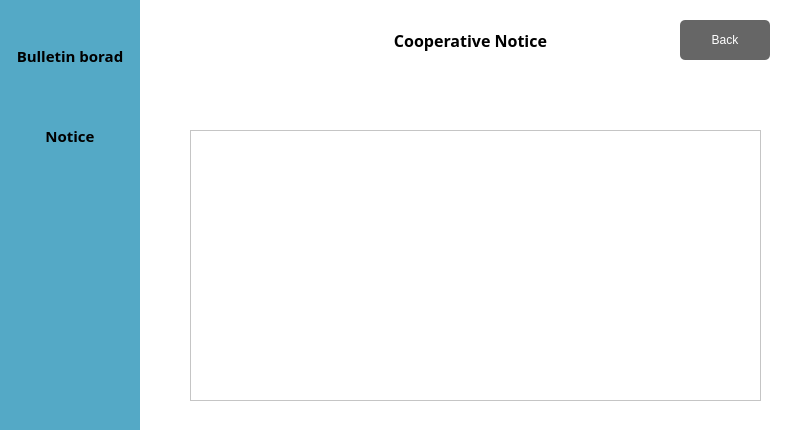
<?xml version="1.0" encoding="UTF-8"?>
<ui version="4.0">
 <class>Form</class>
 <widget class="QWidget" name="Form">
  <property name="geometry">
   <rect>
    <x>0</x>
    <y>0</y>
    <width>800</width>
    <height>430</height>
   </rect>
  </property>
  <property name="windowTitle">
   <string>Form</string>
  </property>
  <property name="styleSheet">
   <string notr="true">background-color:rgba(255, 255, 255, 255);</string>
  </property>
  <widget class="QPushButton" name="btn_notice">
   <property name="geometry">
    <rect>
     <x>0</x>
     <y>110</y>
     <width>140</width>
     <height>51</height>
    </rect>
   </property>
   <property name="font">
    <font>
     <family>맑은 고딕</family>
     <pointsize>11</pointsize>
     <weight>75</weight>
     <bold>true</bold>
    </font>
   </property>
   <property name="styleSheet">
    <string notr="true">QPushButton#btn_notice{
	background-color: rgba(255, 255, 255, 0);
	border-radius:5px;
}

QPushButton#btn_notice::pressed{
	padding-left:5px;
	padding-top:5px;
	background-color:rgba(204, 228, 247, 255);
}</string>
   </property>
   <property name="text">
    <string>Notice</string>
   </property>
  </widget>
  <widget class="QLabel" name="label_3">
   <property name="geometry">
    <rect>
     <x>0</x>
     <y>0</y>
     <width>140</width>
     <height>430</height>
    </rect>
   </property>
   <property name="styleSheet">
    <string notr="true">background-color: rgba(37, 145, 182, 200);</string>
   </property>
   <property name="text">
    <string/>
   </property>
  </widget>
  <widget class="QPushButton" name="btn_borad">
   <property name="geometry">
    <rect>
     <x>0</x>
     <y>30</y>
     <width>140</width>
     <height>51</height>
    </rect>
   </property>
   <property name="font">
    <font>
     <family>맑은 고딕</family>
     <pointsize>11</pointsize>
     <weight>75</weight>
     <bold>true</bold>
    </font>
   </property>
   <property name="styleSheet">
    <string notr="true">QPushButton#btn_borad{
	background-color: rgba(255, 255, 255, 0);
	border-radius:5px;
}

QPushButton#btn_borad::pressed{
	padding-left:5px;
	padding-top:5px;
	background-color:rgba(204, 228, 247, 255);
}</string>
   </property>
   <property name="text">
    <string>Bulletin borad</string>
   </property>
  </widget>
  <widget class="QTableWidget" name="noticetable">
   <property name="geometry">
    <rect>
     <x>190</x>
     <y>130</y>
     <width>571</width>
     <height>271</height>
    </rect>
   </property>
  </widget>
  <widget class="QPushButton" name="btn_main">
   <property name="geometry">
    <rect>
     <x>680</x>
     <y>20</y>
     <width>90</width>
     <height>40</height>
    </rect>
   </property>
   <property name="styleSheet">
    <string notr="true">QPushButton#btn_main{
	background-color: rgba(102, 102, 102, 255);
	border-radius:5px;
	color: rgba(255, 255, 255, 255);
}

QPushButton#btn_main::pressed{
	padding-left:5px;
	padding-top:5px;
	background-color:rgba(200, 200, 200, 255);
}</string>
   </property>
   <property name="text">
    <string>Back</string>
   </property>
  </widget>
  <widget class="QLabel" name="label_2">
   <property name="geometry">
    <rect>
     <x>350</x>
     <y>20</y>
     <width>241</width>
     <height>41</height>
    </rect>
   </property>
   <property name="font">
    <font>
     <family>맑은 고딕</family>
     <pointsize>12</pointsize>
     <weight>75</weight>
     <bold>true</bold>
    </font>
   </property>
   <property name="styleSheet">
    <string notr="true">background-color: rgba(255, 255, 255, 0);</string>
   </property>
   <property name="text">
    <string>Cooperative Notice</string>
   </property>
   <property name="textFormat">
    <enum>Qt::RichText</enum>
   </property>
   <property name="alignment">
    <set>Qt::AlignCenter</set>
   </property>
  </widget>
  <zorder>label_3</zorder>
  <zorder>btn_notice</zorder>
  <zorder>btn_borad</zorder>
  <zorder>noticetable</zorder>
  <zorder>btn_main</zorder>
  <zorder>label_2</zorder>
 </widget>
 <resources/>
 <connections/>
</ui>
